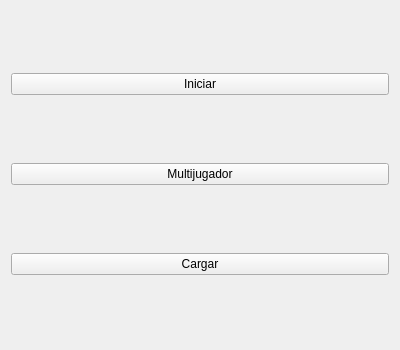
<?xml version="1.0" encoding="UTF-8"?>
<ui version="4.0">
 <class>Form</class>
 <widget class="QWidget" name="Form">
  <property name="geometry">
   <rect>
    <x>0</x>
    <y>0</y>
    <width>400</width>
    <height>350</height>
   </rect>
  </property>
  <property name="windowTitle">
   <string>Form</string>
  </property>
  <layout class="QVBoxLayout" name="verticalLayout">
   <item>
    <widget class="QPushButton" name="pushButton_2">
     <property name="text">
      <string>Iniciar</string>
     </property>
    </widget>
   </item>
   <item>
    <widget class="QPushButton" name="pushButton_3">
     <property name="text">
      <string>Multijugador</string>
     </property>
    </widget>
   </item>
   <item>
    <widget class="QPushButton" name="pushButton">
     <property name="text">
      <string>Cargar</string>
     </property>
    </widget>
   </item>
  </layout>
 </widget>
 <resources/>
 <connections/>
</ui>
